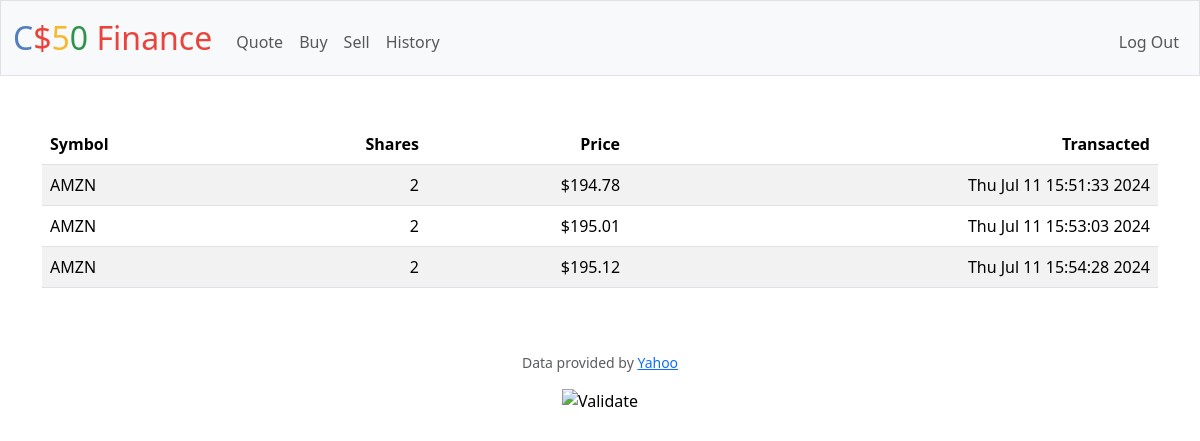
Page /history (signed in) on the earlier database version.
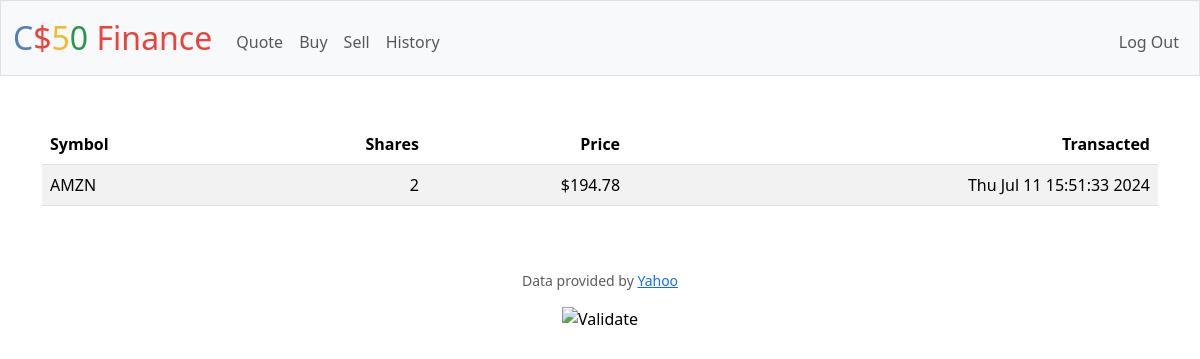
Same page on the later database version.
### tables this page shows
CREATE TABLE history (id INTEGER NOT NULL, symbol TEXT NOT NULL, shares INTEGER NOT NULL, price INTEGER NOT NULL, date TEXT NOT NULL, type TEXT NOT NULL);

### app.py (the view)
@app.route("/history")
@login_required
def history():
    rows = db.execute("SELECT * FROM history WHERE id = ?", session["user_id"])
    user = db.execute("SELECT * FROM users WHERE id = ?", session["user_id"])
    return render_template("history.html", purchases=rows, cash=usd(user[0]["cash"]))

### app.py (called while the page is built)
@app.after_request
def after_request(response):
    response.headers["Cache-Control"] = "no-cache, no-store, must-revalidate"
    response.headers["Expires"] = 0
    response.headers["Pragma"] = "no-cache"
    return response

### helpers.py (called while the page is built)
def login_required(f):
    @wraps(f)
    def decorated_function(*args, **kwargs):
        if session.get("user_id") is None:
            return redirect("/login")
        return f(*args, **kwargs)
    return decorated_function

def usd(value):
    return f"${value:,.2f}"

### templates/history.html (shortened to what this page needs)
{% extends "layout.html" %}
{% block main %}
    <table class="table table-striped">
        <thead>
            <tr>
                <th class="text-start">Symbol</th>
                <th class="text-end">Shares</th>
                <th class="text-end">Price</th>
                <th class="text-end">Transacted</th>
            </tr>
        </thead>
        <tbody>
            {% for purchase in purchases %}
                <tr>
                    <td class="text-start">{{purchase["symbol"]}}</td>
                    <td class="text-end">{{purchase["shares"]}}</td>
                    <td class="text-end">{{purchase["price"] | usd}}</td>
                    <td class="text-end">{{purchase["date"]}}</td>
                </tr>
            {% endfor %}
        </tbody>
    </table>
{% endblock %}

### templates/layout.html (shortened to what this page needs)
<!DOCTYPE html>
<html lang="en">
    <head>
        <link href="https://cdn.jsdelivr.net/npm/bootstrap@5.3.3/dist/css/bootstrap.min.css" rel="stylesheet">
        <link href="/static/styles.css" rel="stylesheet">
    </head>
    <body>
        <nav class="bg-light border navbar navbar-expand-md navbar-light">
            <div class="container-fluid">
                <a class="navbar-brand" href="/"><span class="blue">C</span><span class="red">$</span><span class="yellow">5</span><span class="green">0</span> <span class="red">Finance</span></a>
                <div class="collapse navbar-collapse" id="navbar">
                    {% if session["user_id"] %}
                        <ul class="navbar-nav me-auto mt-2">
                            <li class="nav-item"><a class="nav-link" href="/quote">Quote</a></li>
                            <li class="nav-item"><a class="nav-link" href="/buy">Buy</a></li>
                            <li class="nav-item"><a class="nav-link" href="/sell">Sell</a></li>
                            <li class="nav-item"><a class="nav-link" href="/history">History</a></li>
                        </ul>
                        <ul class="navbar-nav ms-auto mt-2">
                            <li class="nav-item"><a class="nav-link" href="/logout">Log Out</a></li>
                        </ul>
                    {% else %}
                        <ul class="navbar-nav ms-auto mt-2">
                            <li class="nav-item"><a class="nav-link" href="/register">Register</a></li>
                            <li class="nav-item"><a class="nav-link" href="/login">Log In</a></li>
                        </ul>
                    {% endif %}
                </div>
            </div>
        </nav>
        <main class="container py-5 text-center">
            {% block main %}{% endblock %}
        </main>
        <footer class="mb-5">
            <p class="mb-3 small text-center text-muted">
                Data provided by <a href="https://finance.yahoo.com/">Yahoo</a>
            </p>
            <form action="https://validator.w3.org/check" class="text-center" enctype="multipart/form-data" method="post" target="_blank">
                <input alt="Validate" src="/static/I_heart_validator.png" type="image">
            </form>
        </footer>
    </body>
</html>

### static/styles.css (style rules this page uses)
nav .navbar-brand { font-size: xx-large; }
nav .navbar-brand .blue { color: #537fbe; }
nav .navbar-brand .red { color: #ea433b; }
nav .navbar-brand .yellow { color: #f5b82e; }
nav .navbar-brand .green { color: #2e944b; }

Differences in the rows shown:
removed history: symbol "AMZN", shares "2", price "$195.01", date "Thu Jul 11 15:53:03 2024"
removed history: symbol "AMZN", shares "2", price "$195.12", date "Thu Jul 11 15:54:28 2024"
